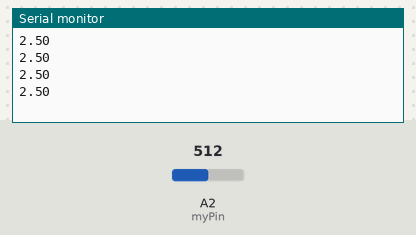
This sketch was run on a simulated Arduino Uno, built with avr-gcc and run on an emulated ATmega328P. On the bench: the last lines printed to the serial monitor. The test bench sets the inputs (shaded band); at power-on: A2 (myPin) = 512.

Above: at 1.2 s.
1.3 s: A2 (myPin) set to 716
At 1.71 s:
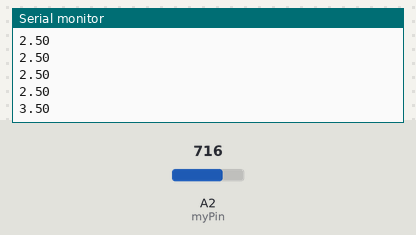
2.8 s: A2 (myPin) set to 900
At 2.91 s:
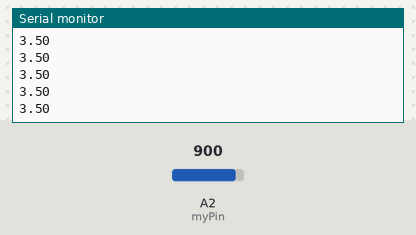
Timing chart, 0 to 5.8 s (numbered marks = the images above; inputs shaded):
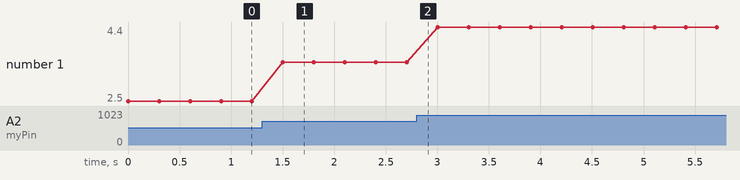

The sketch:

AnalogRead2.ino
```cpp
int myPin = A2;

float V2;
float readVal;

int shortDelay = 300;


void setup() {
  // put your setup code here, to run once:
  pinMode(myPin, INPUT);
  Serial.begin(9600);

}

void loop() {
  // put your main code here, to run repeatedly:
  readVal = analogRead(myPin);
  V2 = (5. / 1023.) * readVal;
  Serial.println(V2);
  delay(shortDelay);

}
```

Measured:
- after the input at 1.3 s, the serial monitor: prints a new line after 0.20 s (image 1)
- plotted number 1: 2.5 → 3.5 after the input at 1.3 s, 3.5 → 4.4 after the input at 2.8 s
